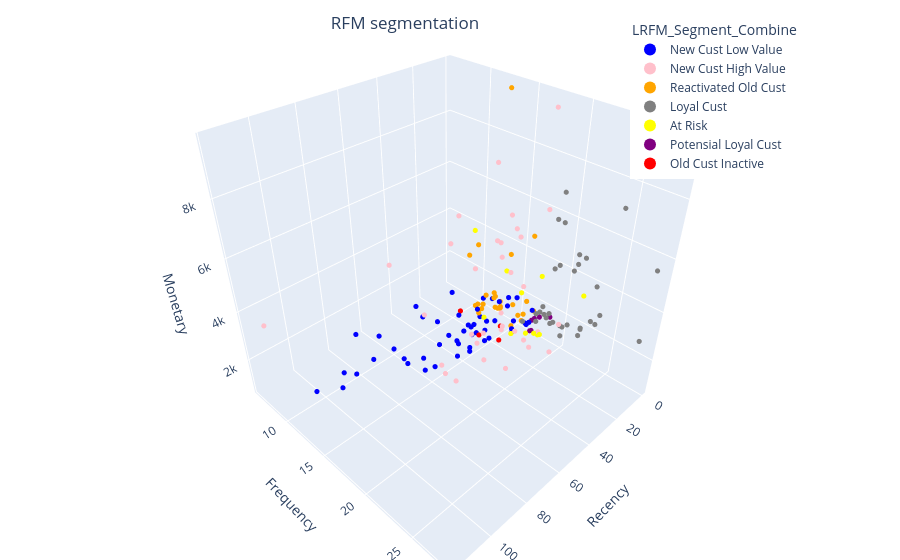

Write notebook code for a chart like this one.
### Code cell
import plotly.express as px

color_map = {
    'Loyal Cust' : 'gray',
    'Potensial Loyal Cust' : 'purple',
    'New Cust High Value' : 'pink',
    'New Cust Low Value' : 'blue',
    'Need Attention' : 'green',
    'At Risk' : 'yellow', 
    'Reactivated Old Cust' : 'orange', 
    'Old Cust Inactive' : 'red',
}

fig = px.scatter_3d(
    lrfm, 
    x='Recency', 
    y='Frequency', 
    z='Monetary',
    color='LRFM_Segment_Combine', 
    color_discrete_map=color_map, 
)
                          
fig.update_traces(marker_size = 3)

# tight layout
fig.update_layout(margin=dict(l=0, r=0, b=0, t=0),
                  title={
                    'text': "RFM segmentation",
                    'y':0.97,
                    'x':0.45,
                    'xanchor': 'center',
                    'yanchor': 'top'},
                    legend=dict(
                      yanchor="top",
                      y=0.97,
                      xanchor="left",
                      x=0.70,
                      itemsizing='constant',
                      itemwidth = 30))

fig.update_xaxes(tickformat=".0f")

### Figure 1 — Plotly figure (JSON) as saved in the notebook; plotly's stock layout.template omitted (floating-point values rounded to 4 significant figures)
{"data": [{"hovertemplate": "LRFM_Segment_Combine=New Cust Low Value<br>Recency=%{x}<br>Frequency=%{y}<br>Monetary=%{z}<extra></extra>", "legendgroup": "New Cust Low Value", "marker": {"color": "blue", "size": 3, "symbol": "circle"}, "mode": "markers", "name": "New Cust Low Value", "scene": "scene", "showlegend": true, "type": "scatter3d", "x": [86, 18, 18, 34, 17, 17, 34, 3, 24, 2, 31, 12, 27, 9, 2, 67, 8, 3, 41, 65, 36, 60, 43, 41, 64, 19, 49, 89, 31, 60, 37, 104, 32, 64, 14, 50, 29, 58, 94, 66, 34, 36, 76, 44, 44, 18, 9, 10, 2, 31, 31], "y": [11, 17, 15, 17, 17, 13, 15, 11, 15, 12, 16, 18, 14, 14, 14, 13, 17, 17, 16, 13, 11, 14, 15, 16, 11, 13, 16, 10, 14, 8, 17, 10, 13, 15, 18, 14, 14, 15, 11, 6, 14, 9, 11, 14, 15, 17, 15, 8, 15, 7, 15], "z": [1150.0, 1334.0, 1434.0, 1811.0, 1841.0, 1135.0, 1493.0, 1010.0, 1675.0, 1163.0, 1797.0, 1788.0, 1421.0, 1732.0, 1641.0, 1433.0, 1349.0, 1732.0, 1463.0, 1115.0, 1254.0, 1375.0, 1484.0, 1287.0, 1236.0, 1572.0, 1448.0, 1093.0, 1572.0, 928.0, 1836.0, 1004.0, 1843.0, 1284.0, 1774.0, 1525.0, 1392.0, 1145.0, 928.0, 802.0, 1423.0, 1029.0, 1328.0, 1672.0, 1667.0, 1520.0, 1748.0, 943.0, 1845.0, 885.0, 1447.0]}, {"hovertemplate": "LRFM_Segment_Combine=New Cust High Value<br>Recency=%{x}<br>Frequency=%{y}<br>Monetary=%{z}<extra></extra>", "legendgroup": "New Cust High Value", "marker": {"color": "pink", "size": 3, "symbol": "circle"}, "mode": "markers", "name": "New Cust High Value", "scene": "scene", "showlegend": true, "type": "scatter3d", "x": [49, 11, 78, 4, 20, 38, 19, 27, 54, 47, 32, 48, 42, 38, 32, 68, 5, 29, 39, 25, 15, 66, 36, 40, 29, 10, 32, 117, 16, 25, 24, 25, 67, 64], "y": [19, 21, 18, 18, 16, 14, 20, 14, 22, 21, 19, 15, 17, 17, 18, 12, 18, 20, 18, 16, 15, 19, 20, 16, 19, 14, 21, 8, 16, 19, 22, 17, 18, 17], "z": [2047.0, 2341.0, 4938.0, 6161.0, 2109.0, 6327.0, 2134.0, 3889.0, 6320.0, 2094.0, 6513.0, 5805.0, 1951.0, 2219.0, 2338.0, 5151.0, 9657.0, 2221.0, 8745.0, 5315.0, 4128.0, 1976.0, 6528.0, 2016.0, 2374.0, 4371.0, 2292.0, 3926.0, 6002.0, 4085.0, 1958.0, 1952.0, 2083.0, 2035.0]}, {"hovertemplate": "LRFM_Segment_Combine=Reactivated Old Cust<br>Recency=%{x}<br>Frequency=%{y}<br>Monetary=%{z}<extra></extra>", "legendgroup": "Reactivated Old Cust", "marker": {"color": "orange", "size": 3, "symbol": "circle"}, "mode": "markers", "name": "Reactivated Old Cust", "scene": "scene", "showlegend": true, "type": "scatter3d", "x": [7, 12, 15, 12, 13, 5, 8, 1, 14, 10, 10, 2, 6, 2, 7, 7, 9, 15, 8, 2, 6, 10, 2, 11, 2, 14, 18], "y": [13, 14, 13, 16, 12, 15, 14, 16, 11, 12, 14, 14, 13, 13, 12, 13, 11, 15, 14, 17, 17, 17, 10, 17, 13, 17, 13], "z": [1617.0, 1592.0, 1644.0, 1168.0, 1347.0, 1642.0, 1456.0, 1847.0, 3432.0, 1002.0, 1464.0, 3598.0, 1644.0, 1237.0, 1530.0, 1856.0, 896.0, 1899.0, 1402.0, 1664.0, 5033.0, 1848.0, 3293.0, 1595.0, 9685.0, 1968.0, 1357.0]}, {"hovertemplate": "LRFM_Segment_Combine=Loyal Cust<br>Recency=%{x}<br>Frequency=%{y}<br>Monetary=%{z}<extra></extra>", "legendgroup": "Loyal Cust", "marker": {"color": "gray", "size": 3, "symbol": "circle"}, "mode": "markers", "name": "Loyal Cust", "scene": "scene", "showlegend": true, "type": "scatter3d", "x": [4, 6, 11, 3, 4, 8, 7, 8, 10, 1, 15, 4, 4, 1, 4, 8, 14, 7, 18, 2, 7, 6, 10, 18, 7, 12, 1, 1, 17, 17, 12, 2, 3], "y": [18, 19, 23, 19, 24, 20, 20, 19, 21, 22, 21, 21, 22, 22, 19, 21, 19, 24, 23, 23, 25, 28, 24, 21, 18, 20, 19, 21, 22, 18, 22, 18, 28], "z": [1918.0, 1963.0, 2321.0, 3974.0, 3110.0, 2076.0, 6097.0, 2202.0, 2238.0, 1965.0, 4942.0, 2012.0, 5012.0, 1912.0, 2069.0, 2093.0, 2145.0, 2857.0, 5827.0, 2536.0, 7416.0, 3046.0, 4517.0, 2690.0, 1970.0, 6375.0, 6864.0, 4467.0, 2341.0, 2051.0, 4807.0, 2081.0, 5652.0]}, {"hovertemplate": "LRFM_Segment_Combine=At Risk<br>Recency=%{x}<br>Frequency=%{y}<br>Monetary=%{z}<extra></extra>", "legendgroup": "At Risk", "marker": {"color": "yellow", "size": 3, "symbol": "circle"}, "mode": "markers", "name": "At Risk", "scene": "scene", "showlegend": true, "type": "scatter3d", "x": [28, 33, 22, 21, 22, 25, 27, 24, 25, 26, 19], "y": [25, 20, 13, 19, 20, 21, 21, 17, 18, 15, 20], "z": [5092.0, 4361.0, 5096.0, 1925.0, 2201.0, 2524.0, 4964.0, 4275.0, 1851.0, 1940.0, 1998.0]}, {"hovertemplate": "LRFM_Segment_Combine=Potensial Loyal Cust<br>Recency=%{x}<br>Frequency=%{y}<br>Monetary=%{z}<extra></extra>", "legendgroup": "Potensial Loyal Cust", "marker": {"color": "purple", "size": 3, "symbol": "circle"}, "mode": "markers", "name": "Potensial Loyal Cust", "scene": "scene", "showlegend": true, "type": "scatter3d", "x": [17, 4, 10, 3, 8, 18], "y": [19, 18, 18, 19, 18, 19], "z": [1871.0, 1680.0, 1798.0, 1862.0, 1792.0, 1899.0]}, {"hovertemplate": "LRFM_Segment_Combine=Old Cust Inactive<br>Recency=%{x}<br>Frequency=%{y}<br>Monetary=%{z}<extra></extra>", "legendgroup": "Old Cust Inactive", "marker": {"color": "red", "size": 3, "symbol": "circle"}, "mode": "markers", "name": "Old Cust Inactive", "scene": "scene", "showlegend": true, "type": "scatter3d", "x": [20, 20, 35, 27], "y": [11, 16, 16, 17], "z": [1087.0, 1500.0, 1762.0, 1405.0]}], "layout": {"legend": {"itemsizing": "constant", "itemwidth": 30, "title": {"text": "LRFM_Segment_Combine"}, "tracegroupgap": 0, "x": 0.7, "xanchor": "left", "y": 0.97, "yanchor": "top"}, "margin": {"b": 0, "l": 0, "r": 0, "t": 0}, "scene": {"domain": {"x": [0, 1], "y": [0, 1]}, "xaxis": {"title": {"text": "Recency"}}, "yaxis": {"title": {"text": "Frequency"}}, "zaxis": {"title": {"text": "Monetary"}}}, "title": {"text": "RFM segmentation", "x": 0.45, "xanchor": "center", "y": 0.97, "yanchor": "top"}, "xaxis": {"tickformat": ".0f"}}}
